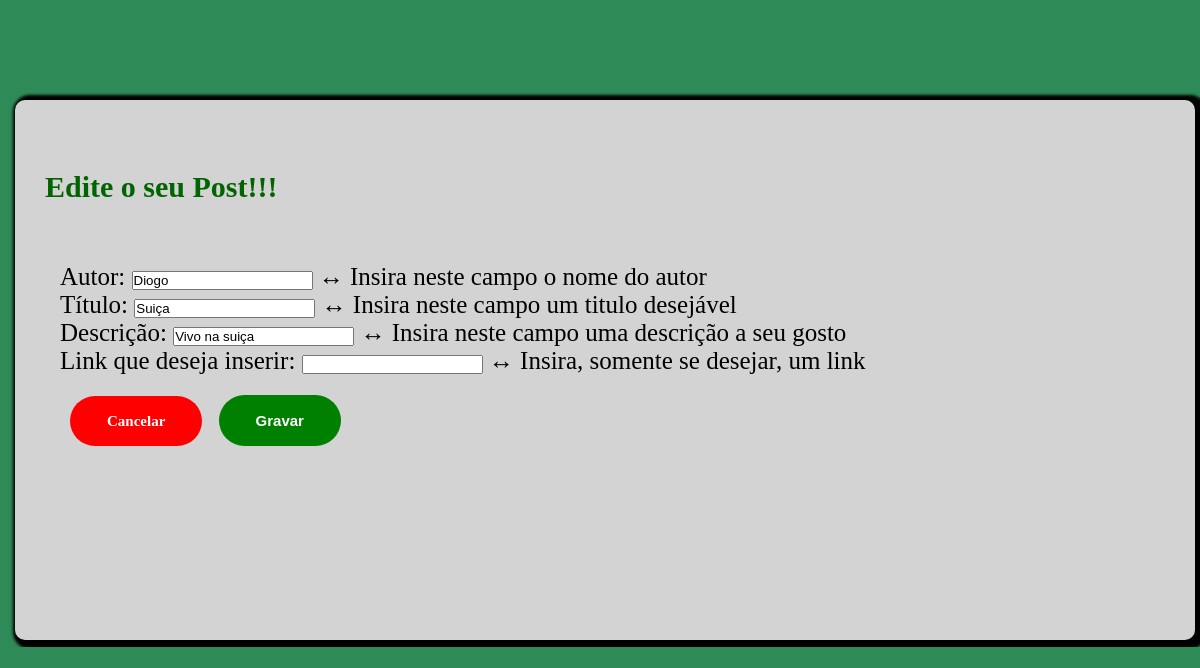
Page /edita/18 on the committed database.
### portfolio/models.py (models this page shows, shortened)
class Post(models.Model):
    autor = models.CharField(max_length=100)
    data = models.DateTimeField(auto_now_add=True)
    titulo = models.CharField(max_length=200)
    descricao = models.CharField(max_length=400)
    link = models.URLField(max_length=200, blank=True)

### portfolio/views.py (the view)
# urls.py: path('edita/<int:post_id>', views.view_editar_post, name='edita'),
def view_editar_post(request, post_id):
    post = Post.objects.get(id=post_id)
    form = PostForm(request.POST or None, instance=post)
    if form.is_valid():
        form.save()
        return HttpResponseRedirect(reverse('portfolio:blog'))
    context = {'form': form, 'post_id': post_id}
    return render(request, 'portfolio/edita.html', context)

### portfolio/forms.py
class PostForm(ModelForm):
    class Meta:
        model = Post
        fields = '__all__'
        widgets = {
            'autor': forms.TextInput(attrs={'class': 'form-control', 'placeholder': 'autor...'}),
            'titulo': forms.TextInput(attrs={'class': 'form-control', 'placeholder': 'titulo...'}),
            'descricao': forms.TextInput(attrs={'class': 'form-control', 'placeholder': 'descricao...'}),
        }
        help_texts = {
            'autor': '↔ Insira neste campo o nome do autor',
            'titulo': '↔ Insira neste campo um titulo desejável',
            'descricao': '↔ Insira neste campo uma descrição a seu gosto',
            'link': '↔ Insira, somente se desejar, um link'
        }
        labels = {
            'autor': 'Autor',
            'titulo': 'Título',
            'descricao': 'Descrição',
            'link': 'Link que deseja inserir',
        }

### portfolio/templates/portfolio/edita.html (shortened to what this page needs)
{% block style %}
    {% load static %}
    <link rel="stylesheet" type="text/css" href="{% static 'portfolio/css/edita.css' %}"/>
{% endblock style %}
{% block main %}
<div class="container">
    <div class="divRetangulos">
        <div>
            <h3>Edite o seu Post!!!</h3>
            <br><br><br>
            <form action="{% url 'portfolio:edita' post_id %}" method="POST">
                {{ form.as_p }}
                <a href="{% url 'portfolio:blog' %}" role="button" class="btnCancel">Cancelar</a>
                <input type="submit" value="Gravar" class="btnSubmit">
            </form>
        </div>
    </div>
</div>
{% endblock %}

### portfolio/static/portfolio/css/edita.css (style rules this page uses)
* { overflow: hidden; margin: 0; padding: 0; }
.container { background-color: seagreen; position: absolute; width: 100%; height: 100%; }
.divRetangulos div { width: 95%; height: 500px; box-shadow: 5px 2px 3px 7px black; border-radius: 10px; background-color: LightGray; padding: 20px; margin: 7px; margin-top: 100px; margin-left: 15px; }
h3 { font-size: 30px; color: DarkGreen; margin-top: 50px; margin-left: 10px; }
form { font-size: 25px; padding: 5px; margin-left: 20px; gap: 20px; }
.btnSubmit { margin-top: 20px; background-color: Green; color: white; text-decoration: none; border: 2px solid transparent; font-weight: bold; padding: 15px 35px; border-radius: 30px; margin-left: 10px; margin-top: 20px; transition: transform .7s; font-size: 15px; }
.btnCancel { margin-top: 20px; background-color: Red; color: white; text-decoration: none; border: 2px solid transparent; font-weight: bold; padding: 15px 35px; border-radius: 30px; margin-left: 10px; margin-top: 20px; transition: transform .7s; font-size: 15px; }

### rows in the picture
Post: autor "Diogo", titulo "Suiça", descricao "Vivo na suiça"
